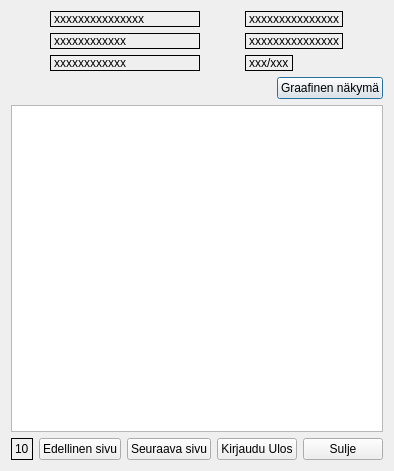
<?xml version="1.0" encoding="UTF-8"?>
<ui version="4.0">
 <class>browse_transactions</class>
 <widget class="QDialog" name="browse_transactions">
  <property name="geometry">
   <rect>
    <x>0</x>
    <y>0</y>
    <width>384</width>
    <height>471</height>
   </rect>
  </property>
  <property name="windowTitle">
   <string>Dialog</string>
  </property>
  <layout class="QVBoxLayout" name="verticalLayout">
   <item>
    <layout class="QGridLayout" name="gridLayout">
     <item row="2" column="2">
      <widget class="QLabel" name="address_label">
       <property name="maximumSize">
        <size>
         <width>150</width>
         <height>20</height>
        </size>
       </property>
       <property name="frameShape">
        <enum>QFrame::Box</enum>
       </property>
       <property name="text">
        <string>xxxxxxxxxxxxxxx</string>
       </property>
      </widget>
     </item>
     <item row="4" column="2">
      <widget class="QLabel" name="page_label">
       <property name="sizePolicy">
        <sizepolicy hsizetype="Maximum" vsizetype="Preferred">
         <horstretch>0</horstretch>
         <verstretch>0</verstretch>
        </sizepolicy>
       </property>
       <property name="frameShape">
        <enum>QFrame::Box</enum>
       </property>
       <property name="text">
        <string>xxx/xxx</string>
       </property>
      </widget>
     </item>
     <item row="4" column="0">
      <widget class="QLabel" name="balance_label">
       <property name="maximumSize">
        <size>
         <width>150</width>
         <height>20</height>
        </size>
       </property>
       <property name="frameShape">
        <enum>QFrame::Box</enum>
       </property>
       <property name="text">
        <string>xxxxxxxxxxxx</string>
       </property>
      </widget>
     </item>
     <item row="3" column="2">
      <widget class="QLabel" name="phone_label">
       <property name="maximumSize">
        <size>
         <width>150</width>
         <height>20</height>
        </size>
       </property>
       <property name="frameShape">
        <enum>QFrame::Box</enum>
       </property>
       <property name="text">
        <string>xxxxxxxxxxxxxxx</string>
       </property>
      </widget>
     </item>
     <item row="3" column="0">
      <widget class="QLabel" name="account_num_label">
       <property name="maximumSize">
        <size>
         <width>150</width>
         <height>20</height>
        </size>
       </property>
       <property name="frameShape">
        <enum>QFrame::Box</enum>
       </property>
       <property name="text">
        <string>xxxxxxxxxxxx</string>
       </property>
      </widget>
     </item>
     <item row="2" column="0">
      <widget class="QLabel" name="user_label">
       <property name="maximumSize">
        <size>
         <width>150</width>
         <height>20</height>
        </size>
       </property>
       <property name="frameShape">
        <enum>QFrame::Box</enum>
       </property>
       <property name="text">
        <string>xxxxxxxxxxxxxxx</string>
       </property>
      </widget>
     </item>
    </layout>
   </item>
   <item>
    <layout class="QHBoxLayout" name="horizontalLayout_2">
     <item>
      <spacer name="horizontalSpacer">
       <property name="orientation">
        <enum>Qt::Horizontal</enum>
       </property>
       <property name="sizeHint" stdset="0">
        <size>
         <width>40</width>
         <height>20</height>
        </size>
       </property>
      </spacer>
     </item>
     <item>
      <widget class="QPushButton" name="pushButton">
       <property name="text">
        <string>Graafinen näkymä</string>
       </property>
      </widget>
     </item>
    </layout>
   </item>
   <item>
    <widget class="QTableWidget" name="transactions_view"/>
   </item>
   <item>
    <layout class="QHBoxLayout" name="horizontalLayout">
     <item>
      <widget class="QLabel" name="time">
       <property name="frameShape">
        <enum>QFrame::Box</enum>
       </property>
       <property name="text">
        <string>10</string>
       </property>
      </widget>
     </item>
     <item>
      <widget class="QPushButton" name="back_btn">
       <property name="text">
        <string>Edellinen sivu</string>
       </property>
      </widget>
     </item>
     <item>
      <widget class="QPushButton" name="forward_btn">
       <property name="text">
        <string>Seuraava sivu</string>
       </property>
      </widget>
     </item>
     <item>
      <widget class="QPushButton" name="log_out_btn">
       <property name="text">
        <string>Kirjaudu Ulos</string>
       </property>
      </widget>
     </item>
     <item>
      <widget class="QPushButton" name="close_btn">
       <property name="text">
        <string>Sulje</string>
       </property>
      </widget>
     </item>
    </layout>
   </item>
  </layout>
 </widget>
 <resources/>
 <connections/>
</ui>
